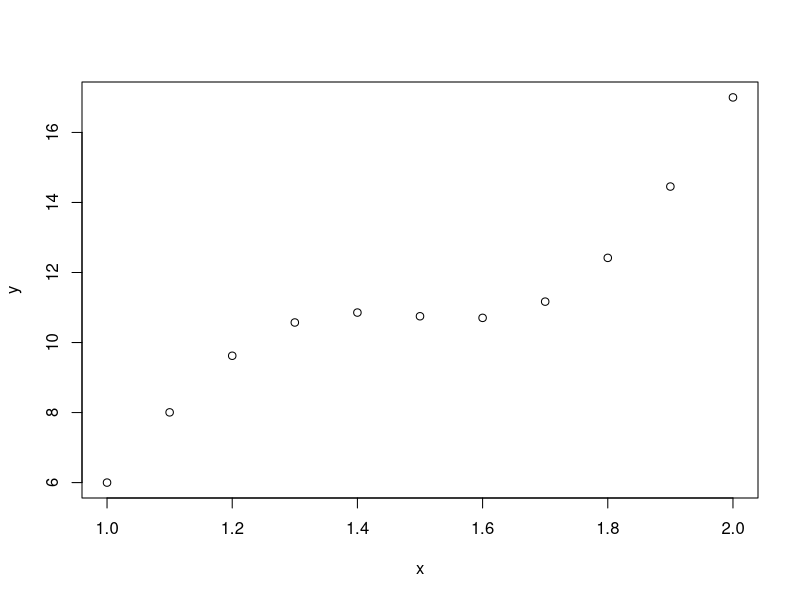

Write the R code that produced this figure.
# Polynomial
x<- seq(1,1.5, by = 0.1)
y<- 1+2*x+3*x*x
l<-length(x)
dtable<-array(0,dim= c(l,l+2))
dtable[,1]<-x
dtable[,2]<-y
for (i in 1:3){
 dtable [1:(l-i),(i+2)]<- diff(y,1,i)
}

round (dtable,2)



#Polynomial and Periodic 
x<-seq(1,2, by=0.1)
y<-1+2*x+3*x^2+2*sin(2*pi*x)
plot(y~x)



# Polynomial and periodic plus random error

x<-seq(1,2, by=0.1)
l<-length(x)
y<-1+2*x+3*x^2+ 2*sin(2*pi*x)+ rnorm(l,0,0.1)
dtable<-array(0,dim = c(l,l+2))
dtable[,1]<-x
dtable[,2]<-y
for(i in 1: (l-1)){
dtable[1:(l-i),(i+2)]<-diff(y,1,i)
}
round(dtable[,2:11], 2)
